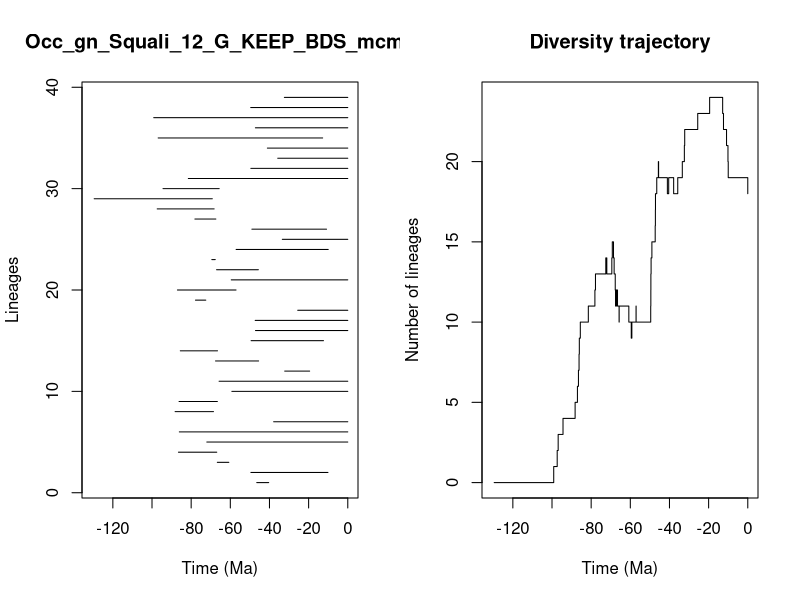

Write the R code that produced this figure.


pdf(file='../Results/Genus/5_MA_bins_EXT_EP_FT/pyrate_mcmc_logs/Occ_gn_Squali_12_G_KEEP_BDS_mcmc_LTT.pdf',width=0.6*20, height=0.6*10)
title = "Occ_gn_Squali_12_G_KEEP_BDS_mcmc"
ts=c(46.49488797681159, 49.49453616644785,66.6370815907067,86.49488291673327,72.00131398483131,86.04487002516532,37.86064750266508,88.19561340702566,86.18223039918831,59.20998544173549,65.735072642228,32.217252879095625,67.55207966886857,85.54096314613713,49.38566407034546,47.14675600887431,47.29061452742631,25.564938958096945,77.79797663542374,87.0122050884225,59.51985315928492,67.01992427858927,69.44384625199248,57.03622436658414,33.44260162906982,48.97790155067656,78.0914319505721,97.34745117433373,129.53606781547083,94.37819448441229,81.44791453357692,49.515619077711946,35.77213088120381,41.06858072424198,96.8523521653361,47.19126959775651,99.12321128324204,49.580034670511274,32.39344685132228)
te=c(40.395887840450285, 10.121305378049206,60.75935234169734,66.92580528343858,0.0,0.0,0.0,68.59356392175143,66.61570356292465,0.0,0.0,19.48181641987589,45.54855634319898,66.54531116609743,12.40652433012877,0.0,0.0,0.0,72.52629966459969,57.07103988027701,0.0,45.674498378542026,67.69785725853907,9.984556743078896,0.0,10.850720505260258,67.3955186322147,68.2646093421981,69.20343688421868,65.68980488072842,0.0,0.0,0.0,0.0,12.834165525211684,0.0,0.0,0.0,0.0)
div_traj=c(0, 1,2,3,4,5,6,7,8,9,10,11,12,13,14,13,14,15,14,13,12,11,12,11,12,11,12,11,10,11,10,9,10,11,10,11,12,13,14,15,16,17,18,19,20,19,18,19,18,19,20,21,22,23,24,23,22,21,20,19,18)
time_events=c(129.53606781547083, 99.12321128324204,97.34745117433373,96.8523521653361,94.37819448441229,88.19561340702566,87.0122050884225,86.49488291673327,86.18223039918831,86.04487002516532,85.54096314613713,81.44791453357692,78.0914319505721,77.79797663542374,72.52629966459969,72.00131398483131,69.44384625199248,69.20343688421868,68.59356392175143,68.2646093421981,67.69785725853907,67.55207966886857,67.3955186322147,67.01992427858927,66.92580528343858,66.6370815907067,66.61570356292465,66.54531116609743,65.735072642228,65.68980488072842,60.75935234169734,59.51985315928492,59.20998544173549,57.07103988027701,57.03622436658414,49.580034670511274,49.515619077711946,49.49453616644785,49.38566407034546,48.97790155067656,47.29061452742631,47.19126959775651,47.14675600887431,46.49488797681159,45.674498378542026,45.54855634319898,41.06858072424198,40.395887840450285,37.86064750266508,35.77213088120381,33.44260162906982,32.39344685132228,32.217252879095625,25.564938958096945,19.48181641987589,12.834165525211684,12.40652433012877,10.850720505260258,10.121305378049206,9.984556743078896,0.0)
                par(mfrow=c(1,2))
                L = length(ts)
                plot(ts, 1:L , xlim=c(-max(ts)-1,0), pch=20, type="n", main=title,xlab="Time (Ma)",ylab="Lineages")
                for (i in 1:L){segments(x0=-te[i],y0=i,x1=-ts[i],y1=i)}    
                t = -time_events
                plot(div_traj ~ t,type="s", main = "Diversity trajectory",xlab="Time (Ma)",ylab="Number of lineages",xlim=c(-max(ts)-1,0))
                abline(v=c(65,200,251,367,445),lty=2,col="gray")
                
